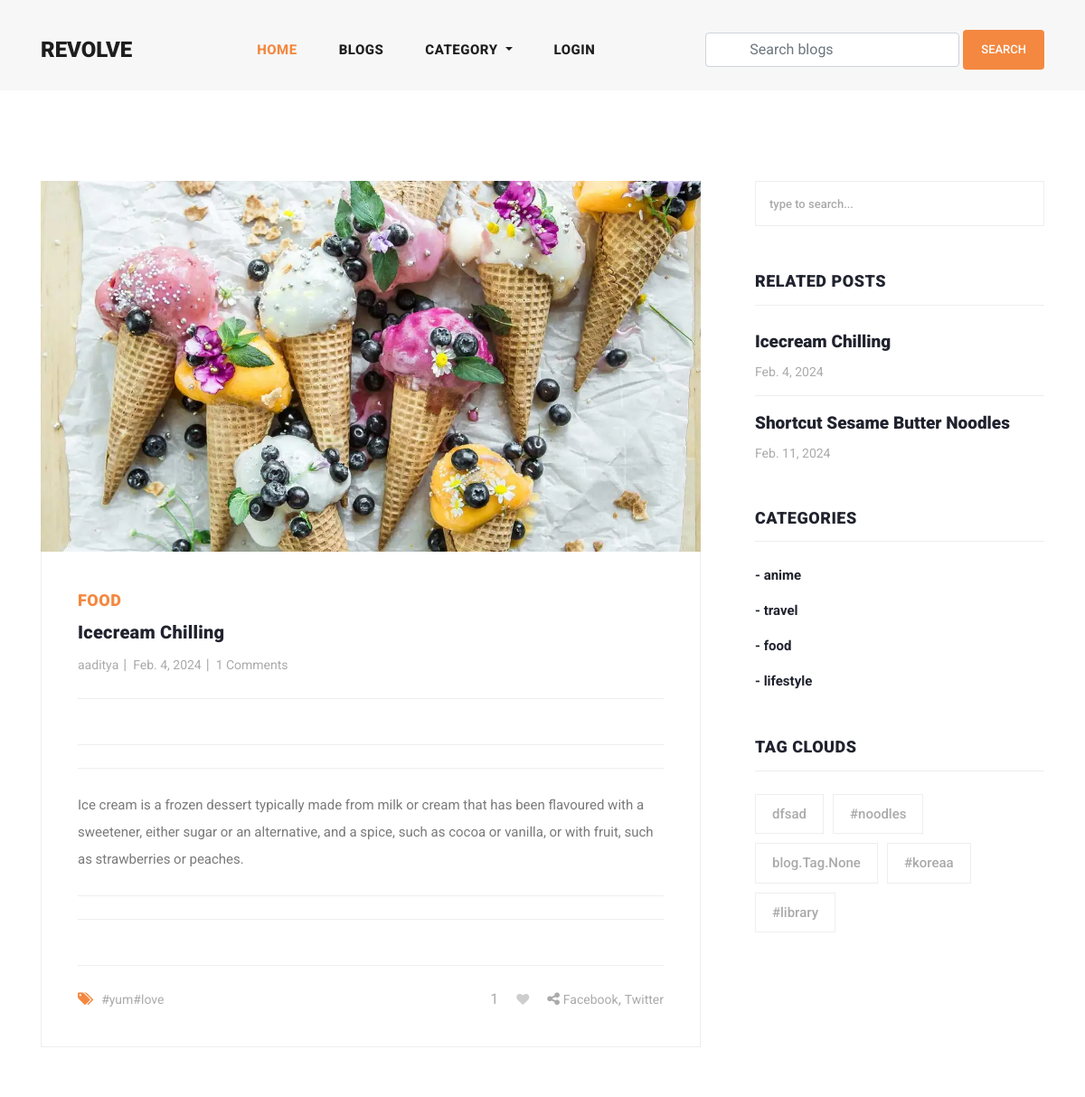
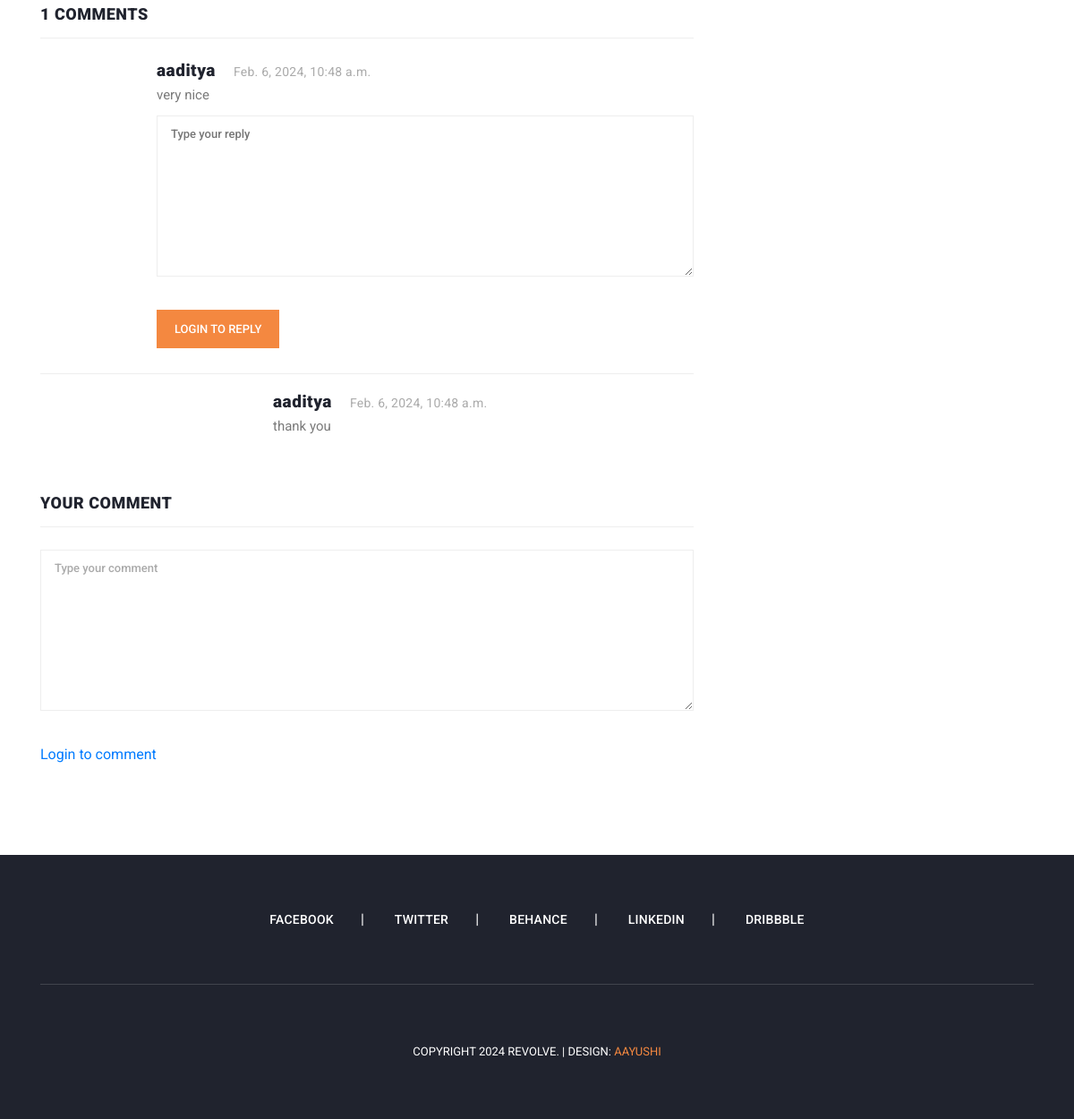
/blog/icecream-chilling/, run on the app's committed database (2 pictures, top to bottom).
### blog/models.py (models this page shows, shortened)
class Blog(models.Model):
    user = models.ForeignKey(
        User,
        related_name='user_blogs',
        on_delete=models.CASCADE
    )
    category = models.ForeignKey(
        Category,
        related_name='category_blogs',
        on_delete=models.CASCADE
    )
    tags = models.ManyToManyField(
        Tag,
        related_name='tag_blogs',
        blank=True
    )
    likes = models.ManyToManyField(
        User,
        related_name='user_likes',
        blank=True
    )
    title = models.CharField(
        max_length=250
    )
    slug = models.SlugField(null=True, blank=True)
    banner = models.ImageField(upload_to='blog_banners')
    description = RichTextField()
    created_date = models.DateField(auto_now_add=True)

class Category(models.Model):
    title = models.CharField(max_length=150, unique=True)
    slug = models.SlugField(null=True, blank=True)
    created_date = models.DateField(auto_now_add=True)

class Tag(models.Model):
    title = models.CharField(max_length=150)
    slug = models.SlugField(null=True, blank=True)
    created_date = models.DateField(auto_now_add=True)

class Comment(models.Model):
    user = models.ForeignKey(
        User,
        related_name='user_comments',
        on_delete=models.CASCADE
    )
    blog = models.ForeignKey(
        Blog,
        related_name='blog_comments',
        on_delete=models.CASCADE
    )
    text = models.TextField()
    created_date = models.DateTimeField(auto_now_add=True)

class Reply(models.Model):
    user = models.ForeignKey(
        User,
        related_name='user_replies',
        on_delete=models.CASCADE
    )
    comment = models.ForeignKey(
        Comment,
        related_name='comment_replies',
        on_delete=models.CASCADE
    )
    text = models.TextField()
    created_date = models.DateTimeField(auto_now_add=True)

### user_profile/models.py (models this page shows, shortened)
class User(AbstractUser):
    email = models.EmailField(
        max_length=150,
        unique=True,
        error_messages={
            "unique": "The email must be unique"
        }
    )
    profile_image = models.ImageField(
        null=True,
        blank=True,
        upload_to="profile_images"
    )
    followers = models.ManyToManyField("Follow")
    REQUIRED_FIELDS = ["email"]
    objects = CustomUserManager()
    def get_profile_picture(self):
        url = ""
        try:
            url = self.profile_image.url
        except:
            url = ""
        return url

### blog/views.py (the view, shortened to what this page needs)
# urls.py: path('blog/<str:slug>/', blog_details, name='blog_details'),
def blog_details(request, slug):
    form = TextForm()
    blog = get_object_or_404(Blog, slug=slug)
    category = Category.objects.get(id=blog.category.id)
    related_blogs = category.category_blogs.all()
    tags = Tag.objects.order_by('-created_date')[:5]
    liked_by = request.user in blog.likes.all()
    context = {
        "blog": blog,
        "related_blogs": related_blogs,
        "tags": tags,
        "form": form,
        "liked_by": liked_by
    }
    return render(request, 'blog_details.html', context)

### blog/forms.py
class TextForm(forms.Form):
    text = forms.CharField(widget=forms.Textarea, required=True)

### blog/context_processors.py (called while the page is built)
def get_all_categories(request):
    categories = Category.objects.all()
    context = {
        "categories": categories
    }
    return context

### user_profile/context_processors.py (called while the page is built, shortened)
def user_notifications(request):
    context = {}
    return context

### templates/blog_details.html (shortened to what this page needs)
{% extends 'base.html' %}
{% load static %}
{% block content %}
<section class="blog-posts grid-system">
    <div class="container">
      <div class="row">
        <div class="col-lg-8">
          <div class="all-blog-posts">
            <div class="row">
              <div class="col-lg-12">
                <div class="blog-post">
                  <div class="blog-thumb">
                    <img src="{{blog.banner.url}}" alt="">
                  </div>
                  <div class="down-content">
                    <span>{{blog.category.title}}</span>
                    <a href="javascript:void(0);"><h4>{{blog.title}}</h4></a>
                    <ul class="post-info">
                      <li><a href="{% url 'view_user_information' blog.user.username %}">{{blog.user.username}}</a></li>
                      <li><a href="javascript:void(0);">{{blog.created_date}}</a></li>
                      <li><a href="javascript:void(0);">{{blog.blog_comments.all.count}} Comments</a></li>
                    </ul>
                    <p>{{blog.description|safe}}</p>
                    <div class="post-options">
                      <div class="row">
                        <div class="col-6">
                          <ul class="post-tags">
                            <li><i class="fa fa-tags"></i></li>
                            {% if blog.tags.all.count > 0 %}
                            {% for tag in blog.tags.all %}
                            <li><a href="{% url 'tag_blogs' tag.slug %}">{{tag.title}}</a></li>
                            {% endfor %}
                            {% else %}
                            None
                            {% endif %}
                          </ul>
                        </div>
                        {% if request.user.is_authenticated %}
                        <div class="col-6">
                          <ul class="post-share">
                            <li id="like-count">{{blog.likes.count}}</li>
                            {% if liked_by %}
                            <li class="pl-3 pr-3"><a href="javascript:void(0);"><i id="like-icon" data-blog="{{blog.id}}" class="fa fa-heart"></i></a></li>
                            {% else %}
                            <li class="pl-3 pr-3"><a href="javascript:void(0);"><i id="like-icon" data-blog="{{blog.id}}" class="fa fa-heart empty-heart"></i></a></li>
                            {% endif %}
                            <li><i class="fa fa-share-alt"></i></li>
                            <li><a href="#">Facebook</a>,</li>
                            <li><a href="#"> Twitter</a></li>
                          </ul>
                        </div>
                        {% else %}
                        <div class="col-6">
                          <ul class="post-share">
                            <li id="like-count">{{blog.likes.count}}</li>
                            {% if liked_by %}
                            <li class="pl-3 pr-3"><a href="{% url 'login' %}"><i class="fa fa-heart"></i></a></li>
                            {% else %}
                            <li class="pl-3 pr-3"><a href="{% url 'login' %}"><i class="fa fa-heart empty-heart"></i></a></li>
                            {% endif %}
                            <li><i class="fa fa-share-alt"></i></li>
                            <li><a href="#">Facebook</a>,</li>
                            <li><a href="#"> Twitter</a></li>
                          </ul>
                        </div>
                        {% endif %}
                      </div>
                    </div>
                  </div>
                </div>
              </div>
              <div class="col-lg-12">
                <div class="sidebar-item comments">
                  <div class="sidebar-heading">
                    <h2>{{blog.blog_comments.count}} Comments</h2>
                  </div>
                  <div class="content">
                    <ul class="d-flex flex-column">
                      {% for comment in blog.blog_comments.all %}
                      <li>
                        <div class="right-content">
                          <h4>{{comment.user.username}}<span>{{comment.created_date}}</span></h4>
                          <p>{{comment.text}}</p>
                          <form class="submit-reply my-2" id="comment" action="{% url 'add_reply' blog.id comment.id %}" method="POST">
                            <div class="row">
                              <div class="col-lg-12">
                                <fieldset>
                                  <textarea name="text" rows="2" cols="100" id="message" placeholder="Type your reply" required=""></textarea>
                                </fieldset>
                              </div>
                              <div class="col-lg-12">
                                <fieldset>
                                  {% if request.user.is_authenticated %}
                                  <button type="submit" id="form-submit" class="main-button reply-button">Reply</button>
                                  {% else %}
                                  <a href="{% url 'login' %}" id="form-submit" class="main-button reply-button">Login to reply</a>
                                  {% endif %}
                                </fieldset>
                              </div>
                            </div>
                          </form>
                        </div>
                      </li>
                      {% for reply in comment.comment_replies.all %}
                      <li class="replied">
                        <div class="right-content">
                          <h4>{{reply.user.username}}<span>{{reply.created_date}}</span></h4>
                          <p>{{reply.text}}</p>
                        </div>
                      </li>
                      {% endfor %}
                      {% endfor %}
                    </ul>
                  </div>
                </div>
              </div>
              <div class="col-lg-12">
                <div class="sidebar-item submit-comment">
                  <div class="sidebar-heading">
                    <h2>Your comment</h2>
                  </div>
                  <div class="content">
                    <form id="comment" action="{% url 'blog_details' blog.slug %}" method="POST">
                      <div class="row">
                        <div class="col-lg-12">
                          <fieldset>
                            <textarea name="text" rows="6" id="message" placeholder="Type your comment" required=""></textarea>
                          </fieldset>
                        </div>
                        <div class="col-lg-12">
                          <fieldset>
                            {% if request.user.is_authenticated %}
                            <button type="submit" id="form-submit" class="main-button">Submit</button>
                            {% else %}
                            <a href="{% url 'login' %}" id="form-submit" class="main-button">Login to comment</a>
                            {% endif %}
                          </fieldset>
                        </div>
                      </div>
                    </form>
                  </div>
                </div>
              </div>
            </div>
          </div>
        </div>
        <div class="col-lg-4">
          <div class="sidebar">
            <div class="row">
              <div class="col-lg-12">
                <div class="sidebar-item search">
                  <form id="search_form" name="gs" method="GET" action="#">
                    <input type="text" name="q" class="searchText" placeholder="type to search..." autocomplete="on">
                  </form>
                </div>
              </div>
              <div class="col-lg-12">
                <div class="sidebar-item recent-posts">
                  <div class="sidebar-heading">
                    <h2>Related Posts</h2>
                  </div>
                  <div class="content">
                    <ul>
                      {% for blog in related_blogs %}
                      <li><a href="{% url 'blog_details' blog.slug %}">
                        <h5>{{blog.title}}</h5>
                        <span>{{blog.created_date}}</span>
                      </a></li>
                      {% endfor %}
                    </ul>
                  </div>
                </div>
              </div>
              <div class="col-lg-12">
                <div class="sidebar-item categories">
                  <div class="sidebar-heading">
                    <h2>Categories</h2>
                  </div>
                  <div class="content">
                    <ul>
                      {% for category in categories %}
                      <li><a href="{% url 'category_blogs' category.slug %}">- {{category.title}}</a></li>
                      {% endfor %}
                    </ul>
                  </div>
                </div>
              </div>
              <div class="col-lg-12">
                <div class="sidebar-item tags">
                  <div class="sidebar-heading">
                    <h2>Tag Clouds</h2>
                  </div>
                  <div class="content">
                    <ul>
                      {% for tag in tags %}
                      <li><a href="{% url 'tag_blogs' tag.slug %}">{{tag.title}}</a></li>
                      {% endfor %}
                    </ul>
                  </div>
                </div>
              </div>
            </div>
          </div>
        </div>
      </div>
    </div>
  </section>
{% endblock content %}

### assets/css/main.css (style rules this page uses)
.empty-heart { color: #CDCDCD !important; }
.blog-posts .submit-comment textarea { text-transform: none !important; }
.submit-reply textarea { width: 100%; height: 46px; border: 1px solid #eee; font-size: 13px; text-transform: none; font-weight: 500; color: #7a7a7a; outline: none; padding: 10px 15px; margin-bottom: 30px; height: 180px; max-height: 220px; max-width: 100%; min-width: 160px; }
.reply-button { display: inline-block; background-color: #f48840; color: #fff; font-size: 13px; font-weight: 500; padding: 12px 20px; text-transform: uppercase; transition: all .3s; border: none; outline: none; }
.fa-heart { color: red !important; }
input, textarea { text-transform: none !important; }

### data on the page
Blog: banner (picture), category "FOOD", title "Icecream Chilling", user.username "aaditya", created_date "Feb. 4, 2024", blog_comments.all.count "1", description "Ice cream is a frozen dessert typically made from milk or cream that has been flavoured with a sweetener, either sugar or an alternative, and a spice, such as cocoa or vanilla, or with fruit, such as strawberries or peaches.", likes.count "1", blog_comments.count "1"
Tag: title "#yum#love"
Comment: user.username "aaditya", created_date "Feb. 6, 2024, 10:48 a.m.", text "very nice"
Reply: user.username "aaditya", created_date "Feb. 6, 2024, 10:48 a.m.", text "thank you"
Blog: title "Shortcut Sesame Butter Noodles", created_date "Feb. 11, 2024"
Category: title "anime"
Category: title "travel"
Category: title "food"
Category: title "lifestyle"
Tag: title "dfsad"
Tag: title "#noodles"
Tag: title "blog.Tag.None"
Tag: title "#koreaa"
Tag: title "#library"
